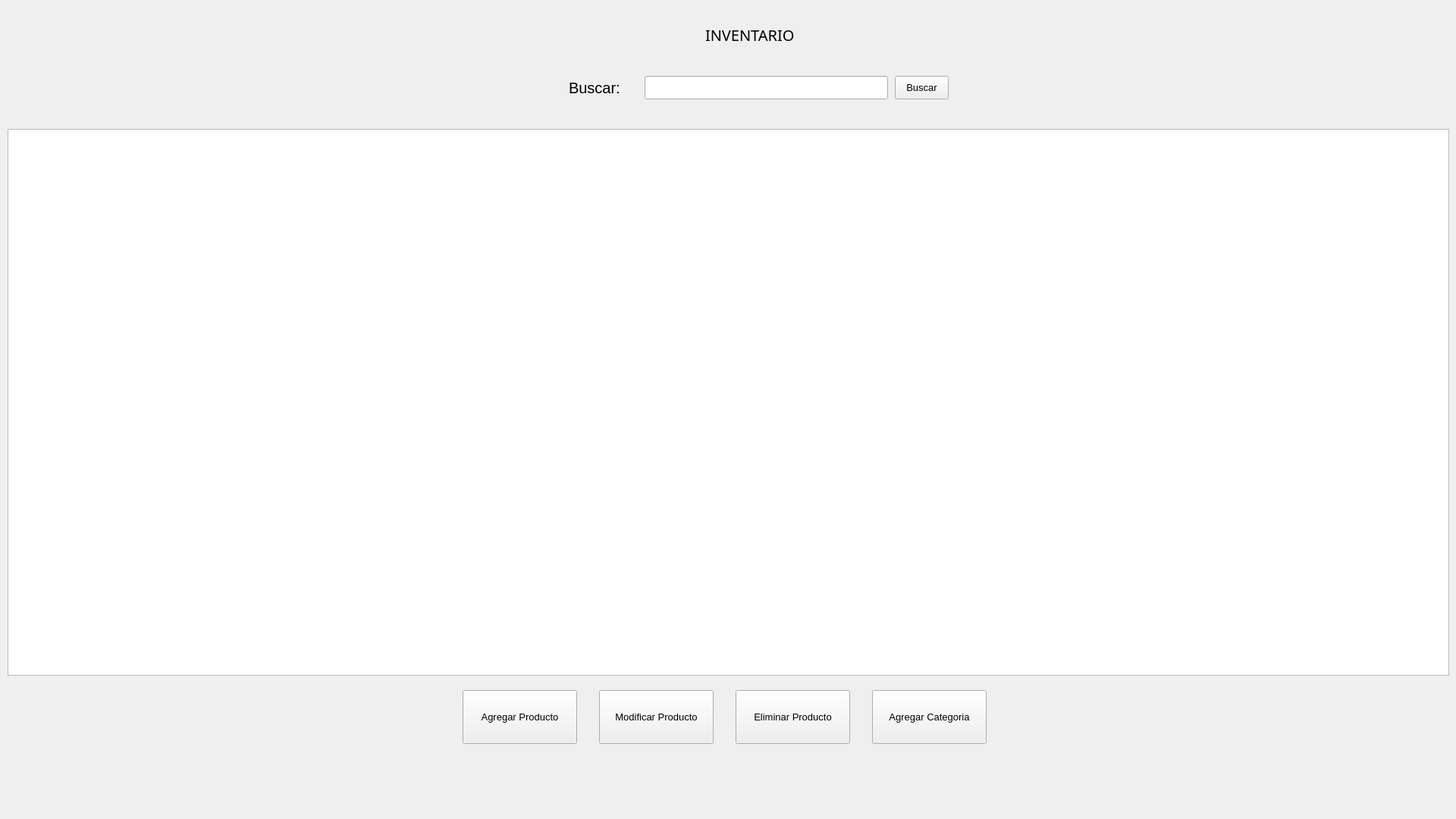
<?xml version="1.0" encoding="UTF-8"?>
<ui version="4.0">
 <class>ventanaInventario</class>
 <widget class="QMainWindow" name="ventanaInventario">
  <property name="geometry">
   <rect>
    <x>0</x>
    <y>0</y>
    <width>1920</width>
    <height>1080</height>
   </rect>
  </property>
  <property name="windowTitle">
   <string>MainWindow</string>
  </property>
  <widget class="QWidget" name="centralwidget">
   <widget class="QTableWidget" name="listaInventario">
    <property name="geometry">
     <rect>
      <x>10</x>
      <y>170</y>
      <width>1901</width>
      <height>721</height>
     </rect>
    </property>
   </widget>
   <widget class="QLabel" name="labelnventario">
    <property name="geometry">
     <rect>
      <x>930</x>
      <y>20</y>
      <width>180</width>
      <height>51</height>
     </rect>
    </property>
    <property name="font">
     <font>
      <family>Arial Black</family>
      <pointsize>15</pointsize>
     </font>
    </property>
    <property name="text">
     <string>INVENTARIO</string>
    </property>
   </widget>
   <widget class="QLabel" name="labelBuscar">
    <property name="geometry">
     <rect>
      <x>750</x>
      <y>100</y>
      <width>101</width>
      <height>31</height>
     </rect>
    </property>
    <property name="font">
     <font>
      <family>Arial</family>
      <pointsize>15</pointsize>
     </font>
    </property>
    <property name="text">
     <string>Buscar:</string>
    </property>
   </widget>
   <widget class="QLineEdit" name="lineBuscarProducto">
    <property name="geometry">
     <rect>
      <x>850</x>
      <y>100</y>
      <width>321</width>
      <height>31</height>
     </rect>
    </property>
    <property name="font">
     <font>
      <family>Arial</family>
      <pointsize>10</pointsize>
     </font>
    </property>
   </widget>
   <widget class="QPushButton" name="btnBuscar">
    <property name="geometry">
     <rect>
      <x>1180</x>
      <y>100</y>
      <width>71</width>
      <height>31</height>
     </rect>
    </property>
    <property name="font">
     <font>
      <family>Arial</family>
      <pointsize>10</pointsize>
     </font>
    </property>
    <property name="text">
     <string>Buscar</string>
    </property>
   </widget>
   <widget class="QPushButton" name="btnAgregarProducto">
    <property name="geometry">
     <rect>
      <x>610</x>
      <y>910</y>
      <width>151</width>
      <height>71</height>
     </rect>
    </property>
    <property name="font">
     <font>
      <family>Arial</family>
      <pointsize>10</pointsize>
     </font>
    </property>
    <property name="text">
     <string>Agregar Producto</string>
    </property>
   </widget>
   <widget class="QPushButton" name="btnModificarProducto">
    <property name="geometry">
     <rect>
      <x>790</x>
      <y>910</y>
      <width>151</width>
      <height>71</height>
     </rect>
    </property>
    <property name="font">
     <font>
      <family>Arial</family>
      <pointsize>10</pointsize>
     </font>
    </property>
    <property name="text">
     <string>Modificar Producto</string>
    </property>
   </widget>
   <widget class="QPushButton" name="btnAgregarCategoria">
    <property name="geometry">
     <rect>
      <x>1150</x>
      <y>910</y>
      <width>151</width>
      <height>71</height>
     </rect>
    </property>
    <property name="font">
     <font>
      <family>Arial</family>
      <pointsize>10</pointsize>
     </font>
    </property>
    <property name="text">
     <string>Agregar Categoria</string>
    </property>
   </widget>
   <widget class="QPushButton" name="btnEliminarProducto">
    <property name="geometry">
     <rect>
      <x>970</x>
      <y>910</y>
      <width>151</width>
      <height>71</height>
     </rect>
    </property>
    <property name="font">
     <font>
      <family>Arial</family>
      <pointsize>10</pointsize>
     </font>
    </property>
    <property name="text">
     <string>Eliminar Producto</string>
    </property>
   </widget>
  </widget>
 </widget>
 <resources/>
 <connections/>
</ui>
